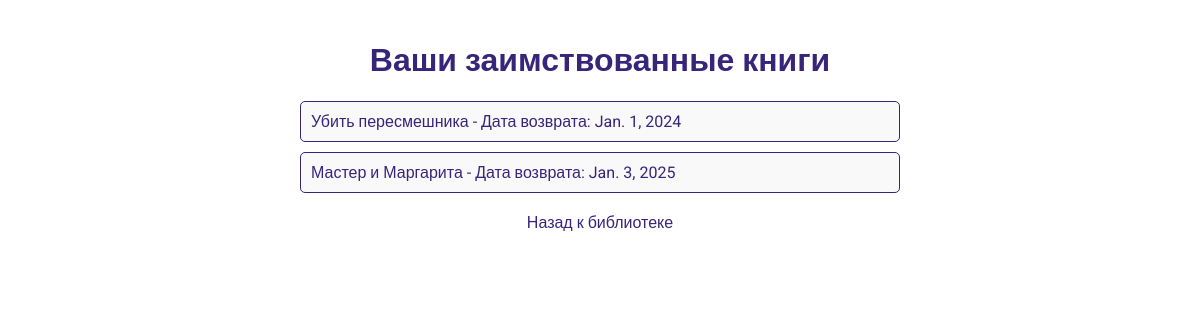
The app's page /dashboard/ (signed in) with its own data.
### library/models.py (models this page shows, shortened)
class BorrowedBook(models.Model):
    student = models.ForeignKey(StudentProfile, on_delete=models.CASCADE)  # Связь с пользователем
    book = models.ForeignKey(Book, on_delete=models.CASCADE)      # Связь с книгой
    deadline = models.DateField()                                  # Дата дедлайна

class Book(models.Model):
    title = models.CharField(max_length=200)
    author = models.CharField(max_length=100)
    isbn = models.CharField(max_length=13, unique=True)
    available = models.BooleanField(default=True)

### library/views.py (the view)
# urls.py: path('dashboard/', views.student_dashboard, name='student_dashboard'),
@login_required
def student_dashboard(request):
    student_profile = get_object_or_404(StudentProfile, user=request.user)
    borrowed_books = BorrowedBook.objects.filter(student=student_profile)
    return render(request, 'library/student_dashboard.html', {'borrowed_books': borrowed_books})

### library/templates/library/student_dashboard.html (shortened to what this page needs)
<!DOCTYPE html>
<html lang="ru">
<head>
</head>
<body>
    <h1>Ваши заимствованные книги</h1>
    <ul>
        {% for book in borrowed_books %}
            <li>{{ book.book.title }} - Дата возврата: {{ book.deadline }}</li>
        {% empty %}
            <li>У вас нет заимствованных книг.</li>
        {% endfor %}
    </ul>
    <a href="{% url 'index' %}">Назад к библиотеке</a>
</body>
</html>

### library/templates/library/student_dashboard.html (style rules this page uses)
body { background-color: #ffffff; font-family: 'Roboto', sans-serif; color: #372579; margin: 0; padding: 20px; }
h1 { text-align: center; color: #372579; }
ul { list-style-type: none; padding: 0; max-width: 600px; margin: auto; }
li { background-color: #f9f9f9; border: 1px solid #372579; border-radius: 5px; padding: 10px; margin: 10px 0; }
a { color: #372579; text-decoration: none; display: block; text-align: center; margin-top: 20px; font-size: 16px; }

### records on screen
BorrowedBook: book "Убить пересмешника", deadline "Jan. 1, 2024"
BorrowedBook: book "Мастер и Маргарита", deadline "Jan. 3, 2025"
